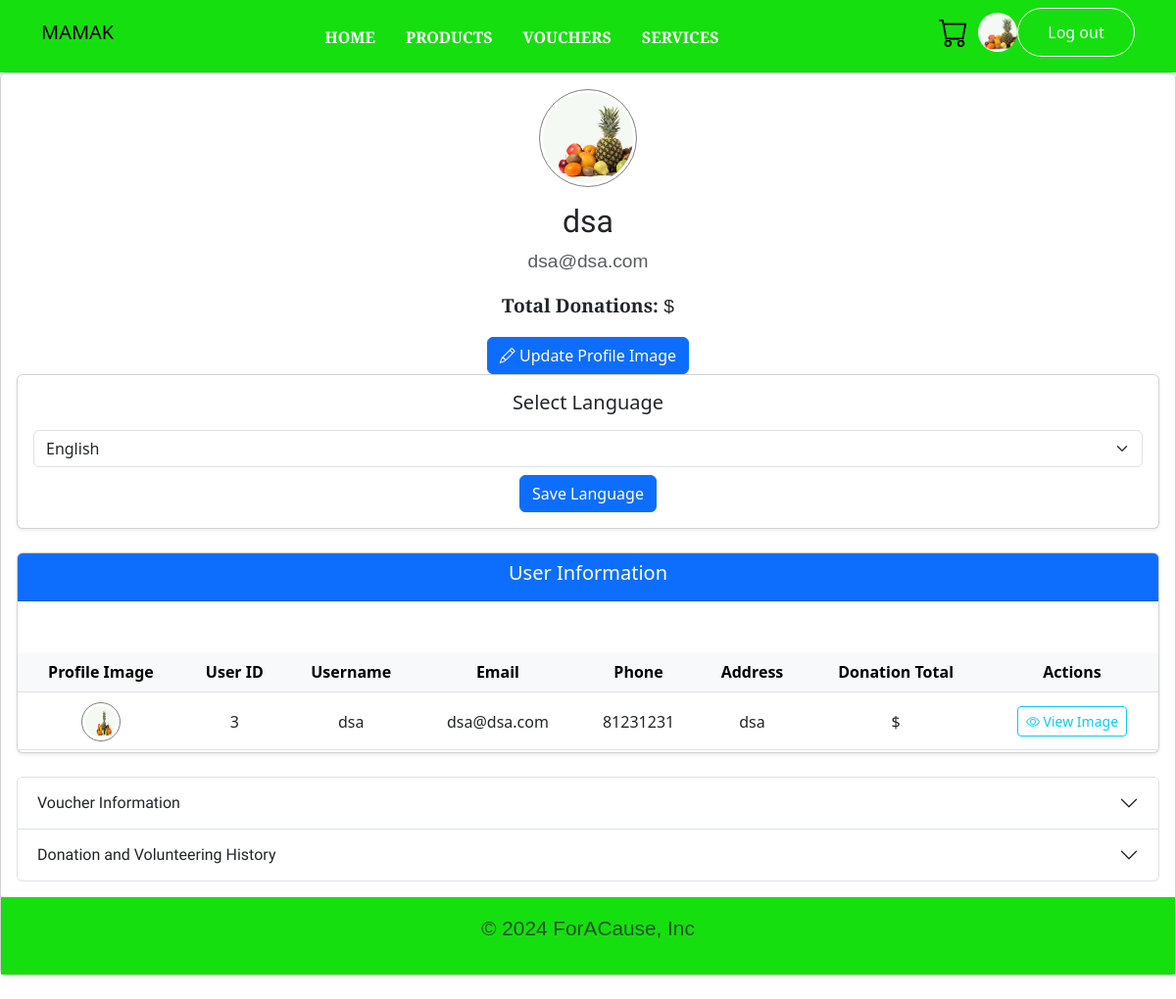
Screenshot of /account (signed in) with the database file from the repository.
### Src/models.py (models this page shows, shortened)
class User(db.Model, UserMixin):
    id = db.Column(db.Integer, primary_key=True)
    username = db.Column(db.String(20), unique=True, nullable=False)
    email = db.Column(db.String(120), unique=True, nullable=False)
    image_file = db.Column(db.String(20), nullable=False,
                           default='default.jpg')
    password = db.Column(db.String(60), nullable=False)
    phone = db.Column(db.String(8), nullable=False)
    address = db.Column(db.String(80), nullable=False)
    secretQn = db.Column(db.String(80), nullable=False)
    isAdmin = db.Column(db.Boolean, nullable=False, default=False)
    balance = db.Column(db.Integer(), nullable=False, default=0)
    credit = db.Column(db.Integer(), nullable=False, default=0)
    carts = db.relationship('Cart', backref='user', lazy=True)
    redeemedvouchers = db.relationship('RedeemedVouchers', backref='user', lazy=True)

### Src/routes.py (the view)
@app.route('/account')
@login_required
def account():
    if current_user.is_authenticated:
        redeemvoucher_list = []
        image_file = url_for('static', filename='images/' + current_user.image_file)
        user = User.query.filter_by(id=current_user.id).first()
        redeemvouchers = RedeemedVouchers.query.filter_by(user_id=current_user.id).all()
        for redeemvoucher in redeemvouchers:
            redeemvoucher_list.append(redeemvoucher)
        return render_template('account.html', image_file=image_file, user=user, redeemvoucher_list=redeemvoucher_list, languages=app.config['LANGUAGES'])
    else:
        return render_template('login.html')

### Src/__init__.py (called while the page is built)
def get_locale():
    return session.get('lang', request.accept_languages.best_match(app.config['LANGUAGES'].keys()))

### Src/models.py (called while the page is built)
@login_manager.user_loader
def load_user(user_id):
    return User.query.get(int(user_id))

### Src/templates/account.html (shortened to what this page needs)
{% extends "base.html" %}
{% block content %}
<div class="card mb-4 shadow-sm">
    <div class="card-body text-center">
        <img src="{{ url_for('static', filename='images/' + user.image_file ) }}"
             alt="User Profile Image" class="rounded-circle mb-3"
             style="height: 100px; width: 100px; object-fit: cover;">
        <h2 class="card-title">{{ user.username }}</h2>
        <p class="card-text text-muted">{{ user.email }}</p>
        <p><strong>Total Donations:</strong> ${{ user.donation_total }}</p>
        <button class="btn btn-primary" id="update-profile-btn"><i class="bi bi-pencil"></i> Update Profile Image</button>
        <div class="card mb-4 shadow-sm">
            <div class="card-body text-center">
                <h5 class="mb-3">{{ _('Select Language') }}</h5>
                <form action="{{ url_for('set_language') }}" method="POST">
                    <div class="form-group">
                        <select name="language" class="form-select">
                            {% for lang_code, lang_name in languages.items() %}
                                <option value="{{ lang_code }}" {% if session.get('lang') == lang_code %}selected{% endif %}>{{ lang_name }}</option>
                            {% endfor %}
                        </select>
                    </div>
                    <button type="submit" class="btn btn-primary mt-2">{{ _('Save Language') }}</button>
                </form>
    </div>
</div>
    <div class="card mb-4 shadow-sm">
        <div class="card-header text-white bg-primary">
            <h5>User Information</h5>
        </div>
        <div class="card-body p-0">
            <table class="table table-hover mb-0">
                <thead class="table-light">
                    <tr>
                        <th>Profile Image</th>
                        <th>User ID</th>
                        <th>Username</th>
                        <th>Email</th>
                        <th>Phone</th>
                        <th>Address</th>
                        <th>Donation Total</th>
                        <th>Actions</th>
                    </tr>
                </thead>
                <tbody>
                    <tr>
                        <td><img src="{{ url_for('static', filename='images/' + user.image_file ) }}"
                                 alt="User Profile Image" style="height:40px; width: 40px; border-radius: 50%;"></td>
                        <td>{{ user.id }}</td>
                        <td>{{ user.username }}</td>
                        <td>{{ user.email }}</td>
                        <td>{{ user.phone }}</td>
                        <td>{{ user.address }}</td>
                        <td>${{ user.donation_total }}</td>
                        <td>
                            <button type="button" class="btn btn-outline-info btn-sm"><i class="bi bi-eye"></i> View Image</button>
                        </td>
                    </tr>
                </tbody>
            </table>
        </div>
    </div>
    <div class="accordion" id="profileAccordion">
        <div class="accordion-item">
            <h2 class="accordion-header" id="headingVouchers">
                <button class="accordion-button collapsed" type="button" data-bs-toggle="collapse" data-bs-target="#collapseVouchers" aria-expanded="false" aria-controls="collapseVouchers">
                    Voucher Information
                </button>
            </h2>
        </div>
        <div class="accordion-item">
            <h2 class="accordion-header" id="headingHistory">
                <button class="accordion-button collapsed" type="button" data-bs-toggle="collapse" data-bs-target="#collapseHistory" aria-expanded="false" aria-controls="collapseHistory">
                    Donation and Volunteering History
                </button>
            </h2>
        </div>
    </div>
</div>
{% endblock %}

### Src/templates/includes/_navbar.html (shortened to what this page needs)
<nav class="navbar navbar-expand-lg pb-3">
  <div class="container">
    <div class="collapse navbar-collapse" id="navbarSupportedContent">
      {% if adminStat == True and current_user.isAdmin == True %}
      <a class="navbar-brand" href="{{ url_for('home')}}">MAMAK</a>
        <ul class=" navbar-nav m-auto mb-2 mb-lg-0">
          <li class="nav-item">
            <a class="nav-link" href="{{ url_for('accountadmin') }}">Accounts</a>
          </li>
          <li class="nav-item">
            <a class="nav-link" href="{{ url_for('productadmin') }}">Products</a>
          </li>
          <li class="nav-item">
            <a class="nav-link" href="{{ url_for('inventoryadmin') }}">
              Inventory
            </a>
          </li>
          <li class="nav-item">
            <a class="nav-link" href="{{ url_for('retrievevoucher') }}">
              Vouchers
            </a>
          </li>
          <li class="nav-item">
            <a class="nav-link" href="{{ url_for('serviceadmin') }}">Services</a>
          </li>
          <li class="nav-item">
            <a class="nav-link" href="/adminCustomer">Customer View</a>
          </li>
        </ul>
      {% else %}
      <a class="navbar-brand" href="{{ url_for('home')}}">MAMAK</a>
      <ul class=" navbar-nav m-auto mb-2 mb-lg-0">
        <li class="nav-item">
          <a class="nav-link" href="{{ url_for('home') }}">Home</a>
        </li>
        <li class="nav-item">
          <a class="nav-link" href="{{ url_for('product') }}">Products</a>
        </li>
        <li class="nav-item">
          <a class="nav-link" href="{{ url_for('voucher') }}">
            Vouchers
          </a>
        </li>
        <li class="nav-item">
          <a class="nav-link" href="{{ url_for('service') }}">Services</a>
        </li>
      </ul>
      {% endif %}
      {% if current_user.isAdmin == True %}
      <a href="{{ url_for('logout') }}"><button class="logout">Log out</button></a>
      {% elif current_user.is_authenticated %}
      <a href="{{ url_for('cart') }}"><span><i class="bi bi-cart"></i></span></a>
      <a href="{{ url_for('account') }}">
        <img src="{{ url_for('static', filename='images/' + current_user.image_file) }}"
             alt="Profile" class="rounded-circle" style="width: 40px; height: 40px; object-fit: cover;">
      </a>
      <a href="{{ url_for('logout') }}"><button class="logout">Log out</button></a>
      {% else %}
      <a href="{{ url_for('login') }}"><button class="acc">Login</button></a>
      <a href="{{ url_for('register') }}"><button class="acc">Register</button></a>
      {% endif %}
    </div>
  </div>
</nav>

### Src/static/css/style.css (style rules this page uses)
* { padding: 0; margin: 0; box-sizing: border-box; }
body { min-height: 100vh; display: flex; flex-direction: column; }
table { margin-top:50px; border-collapse: separate; border-spacing: 0 2px;; width: 100%; }
th, td { text-align: center; word-wrap: break-word; }
th { height:5vh; }
thead { background-color: rgb(185, 255, 189); }
tbody { background-color: rgb(242, 242, 242); }
.card .card-body img { height:25vh; width:100%; padding:3px; border: 1px solid grey; }
.card .card-body p { font-size:1.2rem; }
p { font-size: 1.3rem; font-family: 'Alegreya Sans SC', sans-serif; }
h2 { font-family: 'Amaranth', sans-serif; }
.navbar, footer { background-color: rgb(22, 223, 15); }
.nav-item a { text-decoration: none; color: white; font-weight: 600; text-transform: uppercase; margin-right: 15px; font-family: 'Alegreya Sans SC', sans-serif; }
.bi-cart { font-size: 30px; color: black; cursor: pointer; padding-top: 5px; transition: all 0.4s; margin: 10px; }
.logout { height: 50px; width: 10vw; outline: none; background-color: transparent; color: white; border: 1px solid white; border-radius: 50px; transition: all; }
td { vertical-align: middle; }
a { text-decoration: none; }

### rows the page displays
User: image_file (picture), username "dsa", email "dsa@dsa.com", id "3", phone "81231231", address "dsa"

### other values shown
form field language "English"
